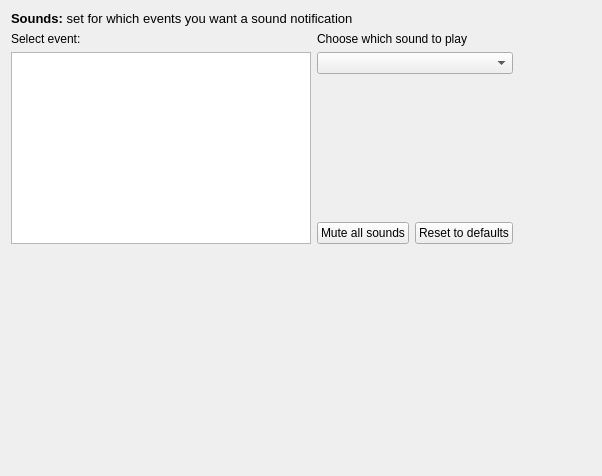
        <widget class="QWidget" name="tabSounds">
         <attribute name="icon">
          <iconset resource="customwidgets.qrc">
           <normaloff>:/customwidgets/data/options/sounds.png</normaloff>:/customwidgets/data/options/sounds.png</iconset>
         </attribute>
         <attribute name="title">
          <string>Sounds</string>
         </attribute>
         <layout class="QGridLayout" name="gridLayout_6">
          <item row="0" column="0" colspan="2">
           <widget class="QLabel" name="label_3">
            <property name="text">
             <string>&lt;!DOCTYPE HTML PUBLIC &quot;-//W3C//DTD HTML 4.0//EN&quot; &quot;http://www.w3.org/TR/REC-html40/strict.dtd&quot;&gt;
&lt;html&gt;&lt;head&gt;&lt;meta name=&quot;qrichtext&quot; content=&quot;1&quot; /&gt;&lt;style type=&quot;text/css&quot;&gt;
p, li { white-space: pre-wrap; }
&lt;/style&gt;&lt;/head&gt;&lt;body style=&quot; font-family:'Sans Serif'; font-size:10pt; font-weight:400; font-style:normal;&quot;&gt;
&lt;p style=&quot; margin-top:0px; margin-bottom:0px; margin-left:0px; margin-right:0px; -qt-block-indent:0; text-indent:0px;&quot;&gt;&lt;span style=&quot; font-weight:600;&quot;&gt;Sounds:&lt;/span&gt; set for which events you want a sound notification&lt;/p&gt;&lt;/body&gt;&lt;/html&gt;</string>
            </property>
           </widget>
          </item>
          <item row="1" column="0">
           <layout class="QGridLayout" name="gridLayout_5">
            <item row="0" column="0">
             <widget class="QLabel" name="labelSoundEvents">
              <property name="text">
               <string>Select event:</string>
              </property>
             </widget>
            </item>
            <item row="0" column="1" colspan="2">
             <widget class="QLabel" name="labelSound">
              <property name="text">
               <string>Choose which sound to play</string>
              </property>
             </widget>
            </item>
            <item row="1" column="0" rowspan="3">
             <widget class="QListWidget" name="listSoundEvents">
              <property name="minimumSize">
               <size>
                <width>300</width>
                <height>0</height>
               </size>
              </property>
             </widget>
            </item>
            <item row="1" column="1" colspan="2">
             <widget class="QComboBox" name="comboSound"/>
            </item>
            <item row="2" column="1" colspan="2">
             <spacer name="verticalSpacer_5">
              <property name="orientation">
               <enum>Qt::Vertical</enum>
              </property>
              <property name="sizeHint" stdset="0">
               <size>
                <width>20</width>
                <height>40</height>
               </size>
              </property>
             </spacer>
            </item>
            <item row="3" column="1">
             <widget class="QPushButton" name="buttonMuteSounds">
              <property name="text">
               <string>Mute all sounds</string>
              </property>
             </widget>
            </item>
            <item row="3" column="2">
             <widget class="QPushButton" name="buttonResetSounds">
              <property name="text">
               <string>Reset to defaults</string>
              </property>
             </widget>
            </item>
           </layout>
          </item>
          <item row="1" column="1">
           <spacer name="horizontalSpacer_3">
            <property name="orientation">
             <enum>Qt::Horizontal</enum>
            </property>
            <property name="sizeHint" stdset="0">
             <size>
              <width>72</width>
              <height>20</height>
             </size>
            </property>
           </spacer>
          </item>
          <item row="2" column="0">
           <spacer name="verticalSpacer_6">
            <property name="orientation">
             <enum>Qt::Vertical</enum>
            </property>
            <property name="sizeHint" stdset="0">
             <size>
              <width>20</width>
              <height>221</height>
             </size>
            </property>
           </spacer>
          </item>
         </layout>
        </widget>
